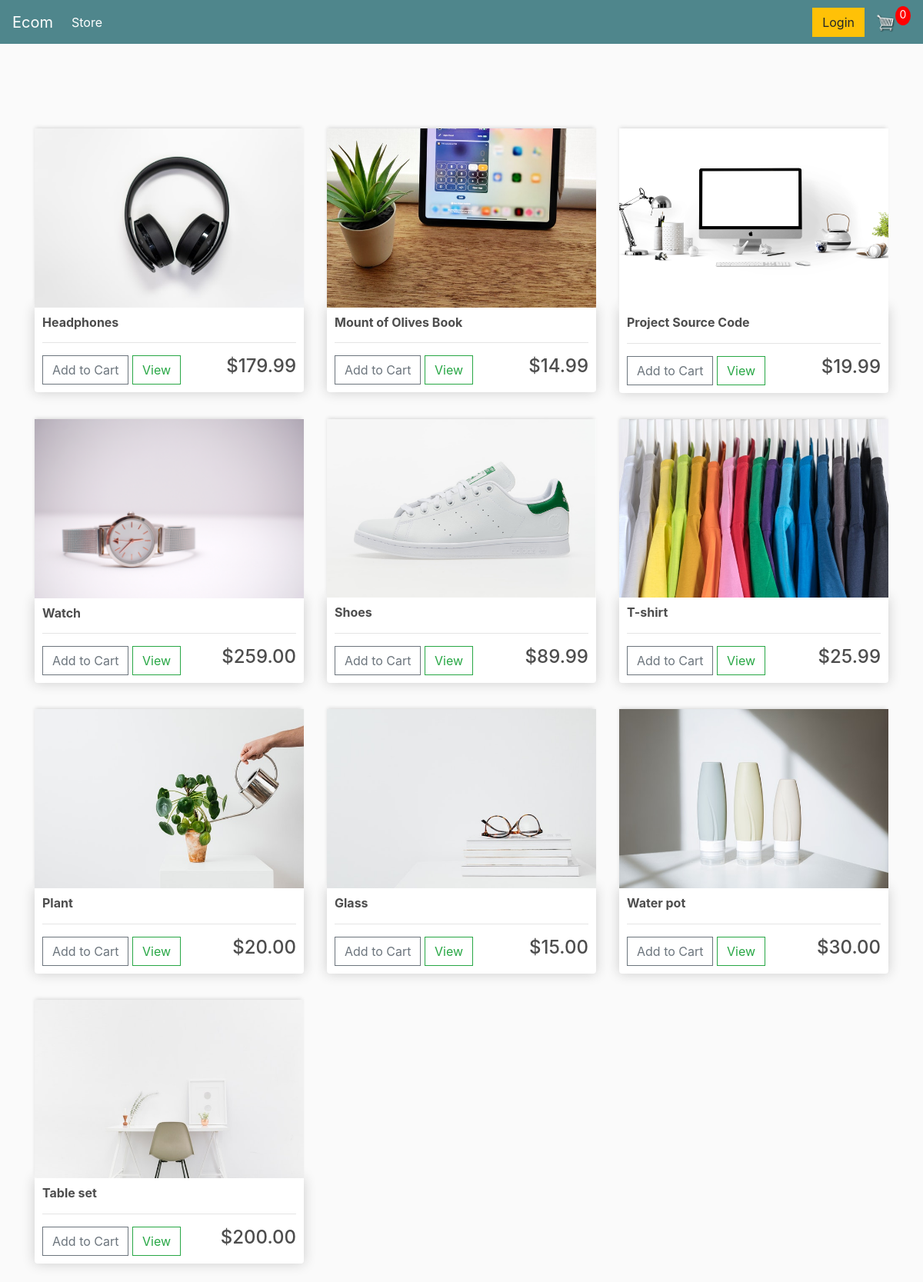
The page / on the database its author committed.
### store/models.py (models this page shows, shortened)
class Product(models.Model):
    name = models.CharField(max_length=300, null=True)
    price = models.FloatField()
    digital = models.BooleanField(default=False, null=True, blank=False)
    image = models.ImageField(null=True, blank=True)
    @property
    def imageUrl(self):
        try:
            url = self.image.url
        except:
            url = ''
        return url

### store/views.py (the view)
# urls.py: path('', include('store.urls')),
def store(request):
    products = Product.objects.all()
    context = {'products': products}
    return render(request, 'store/store.html', context)

### store/templates/store/store.html
{% extends 'store/main.html' %}
{% load static %}
{% block content %}
    <div class="row">
        {% for product in products %}
            <div class="col-lg-4 mb-4">
                <img class="thumbnail" src="{{ product.imageUrl }}" alt="">
                <div class="box-element product">
                    <h6><strong>{{ product.name }}</strong></h6>
                    <hr>
                    <button data-product={{ product.id }} data-action="add" class="btn btn-outline-secondary add-btn update-cart">Add to Cart</button>
                    <a class="btn btn-outline-success" href="#">View</a>
                    <h4 style="display: inline-block; float: right">${{ product.price|floatformat:2 }}</h4>
                </div>
            </div>
        {% endfor %}
    </div>
{% endblock content %}

### store/templates/store/main.html (shortened to what this page needs)
<!doctype html>
{% load static %}
<html lang="en">
<head>
    <link rel="stylesheet" href="https://maxcdn.bootstrapcdn.com/bootstrap/4.0.0/css/bootstrap.min.css"
>
    <link rel="stylesheet" href="{% static 'css/main.css' %}">
</head>
<body>
<nav class="navbar navbar-expand-lg navbar-dark bg-dark">
    <a class="navbar-brand" href="{% url 'store' %}">Ecom</a>
    <div class="collapse navbar-collapse" id="navbarSupportedContent">
        <ul class="navbar-nav mr-auto">
            <li class="nav-item active">
                <a class="nav-link" href="{% url 'store' %}">Store <span class="sr-only">(current)</span></a>
            </li>
        </ul>
        <div class="form-inline my-2 my-lg-0">
            <a href="#" class="btn btn-warning">Login</a>
            <a href="{% url 'cart' %}">
                <img id="cart-icon" src="{% static 'img/cart.png' %}">
            </a>
            <p id="cart-total">0</p>
        </div>
    </div>
</nav>
<div class="container">
    {% block content %}
    {% endblock content %}
</div>
</body>
</html>

### static/css/main.css (style rules this page uses)
body { background-color: hsl(0, 0%, 98%); }
.navbar { margin-bottom: 100px; }
h1,h2,h3,h4,h5,h6 { color:hsl(0, 0%, 30%); }
.box-element { box-shadow:hsl(0, 0%, 80%) 0 0 16px; background-color: #fff; border-radius: 4px; padding: 10px; }
.thumbnail { width: 100%; height: auto; -webkit-box-shadow: -1px -3px 5px -2px rgba(214,214,214,1); -moz-box-shadow: -1px -3px 5px -2px rgba(214,214,214,1); box-shadow: -1px -3px 5px -2px rgba(214,214,214,1); }
.product { border-radius: 0 0 4px 4px; }
.bg-dark { background-color: #4f868c!important; }
#cart-icon { width:25px; display: inline-block; margin-left: 15px; }
#cart-total { display: block; text-align: center; color:#fff; background-color: red; width: 20px; height: 25px; border-radius: 50%; font-size: 14px; }
.col-lg-4, .col-lg-6, .col-lg-8, .col-lg-12 { margin-top: 10px; }
.btn { border-radius: 0; }

### rows shown on the page
Product: imageUrl (picture), name "Headphones", price "179.99"
Product: imageUrl (picture), name "Mount of Olives Book", price "14.99"
Product: imageUrl (picture), name "Project Source Code", price "19.99"
Product: imageUrl (picture), name "Watch", price "259.00"
Product: imageUrl (picture), name "Shoes", price "89.99"
Product: imageUrl (picture), name "T-shirt", price "25.99"
Product: imageUrl (picture), name "Plant", price "20.00"
Product: imageUrl (picture), name "Glass", price "15.00"
Product: imageUrl (picture), name "Water pot", price "30.00"
Product: imageUrl (picture), name "Table set", price "200.00"
